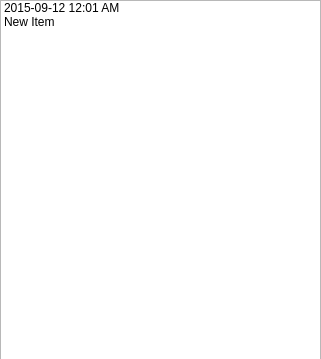
<?xml version="1.0" encoding="UTF-8"?>
<ui version="4.0">
 <class>Snapshots</class>
 <widget class="QWidget" name="Snapshots">
  <property name="geometry">
   <rect>
    <x>0</x>
    <y>0</y>
    <width>321</width>
    <height>359</height>
   </rect>
  </property>
  <property name="windowTitle">
   <string>Form</string>
  </property>
  <widget class="QListWidget" name="listWidget">
   <property name="geometry">
    <rect>
     <x>0</x>
     <y>0</y>
     <width>321</width>
     <height>361</height>
    </rect>
   </property>
   <item>
    <property name="text">
     <string>2015-09-12 12:01 AM </string>
    </property>
   </item>
   <item>
    <property name="text">
     <string>New Item</string>
    </property>
   </item>
  </widget>
 </widget>
 <resources/>
 <connections/>
</ui>
